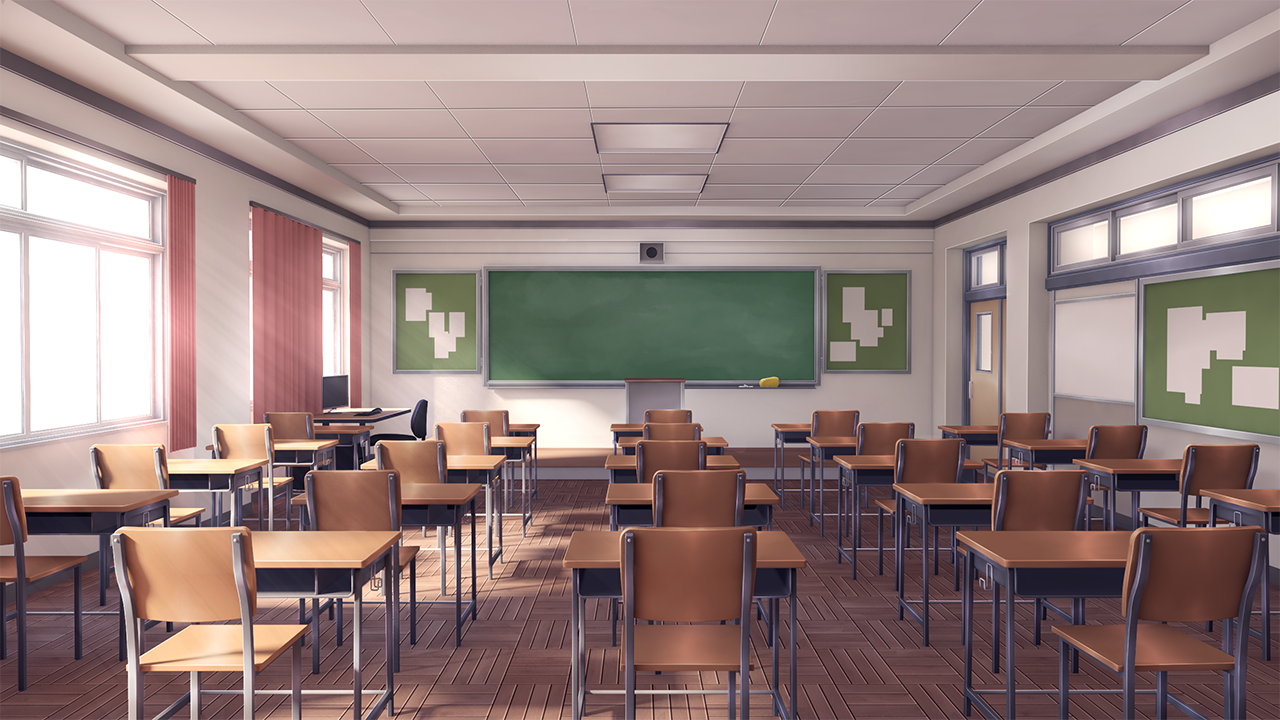
#> input picture resources/images/bg/class.png, 1280 x 720 px
$ python asciify.py ../resources/images/bg/class.png
#> lines starting #> are read from the running program, lines starting #| are printed output that depends on the picture
#> in runner, image is the input picture: PIL image 1280x720 RGBA; mean R, G, B, A 151, 130, 127.2, 254.9
from PIL import Image

ASCII_CHARS = ['.',',',':',';','+','*','?','%','S','#','@']
ASCII_CHARS = ASCII_CHARS[::-1]

'''
method resize():
    - takes as parameters the image, and the final width
    - resizes the image into the final width while maintaining aspect ratio
'''
def resize(image, new_width=150):
#> called with new_width = 150
    (old_width, old_height) = image.size
#> old_width = 1280; old_height = 720
    aspect_ratio = float(old_height)/float(old_width*2)
#> aspect_ratio = 0.281
    new_height = int(aspect_ratio * new_width)
#> new_height = 42
    new_dim = (new_width, new_height)
#> new_dim = (150, 42)
    new_image = image.resize(new_dim)
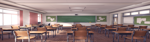
#> new_image: PIL image 150x42 RGBA; mean R, G, B, A 150.9, 129.9, 127.1, 255; transparent parts drawn white
    return new_image
'''
method grayscalify():
    - takes an image as a parameter
    - returns the grayscale version of image
'''
def grayscalify(image):
    return image.convert('L')
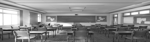
#> returned value: PIL image 150x42 L; min 19, max 255, mean 135.9

'''
method modify():
    - replaces every pixel with a character whose intensity is similar
'''
def modify(image, buckets=25):
#> called with buckets = 25
    initial_pixels = list(image.getdata())
#> initial_pixels = 6300 values, max 255 at index 1500, min 19 at index 3940, mean 135.9
    new_pixels = [ASCII_CHARS[pixel_value//buckets] for pixel_value in initial_pixels]
#> new_pixels = 6300 items, first 6: ';', ';', ';', '+', '+', '*'
    return ''.join(new_pixels)

'''
method do():
    - does all the work by calling all the above functions
'''
def do(image, new_width=150):
    image = resize(image)
    image = grayscalify(image)

    pixels = modify(image)
    len_pixels = len(pixels)
#> len_pixels = 6300

    # Construct the image from the character list
    new_image = [pixels[index:index+new_width] for index in range(0, len_pixels, new_width)]
#> new_image = 42 items

    return '\n'.join(new_image)

'''
method runner():
    - takes as parameter the image path and runs the above code
    - handles exceptions as well
    - provides alternative output options
'''
def runner(path):
    image = None
    try:
        image = Image.open(path)
    except Exception:
        print("Unable to find image in",path)
        #print(e)
        return
    image = do(image)

    # Else, to write into a file
    # Note: This text file will be created by default under
    #       the same directory as this python file,
    #       NOT in the directory from where the image is pulled.
    return image

'''
method main():
    - reads input from console
    - profit
'''
if __name__ == '__main__':
    import sys
    import urllib.request
    if sys.argv[1].startswith('http://') or sys.argv[1].startswith('https://'):
        urllib.request.urlretrieve(sys.argv[1], "asciify.jpg")
        path = "asciify.jpg"
    else:
        path = sys.argv[1]
    runner(path)

$ run again, on resources/images/bg/corridor.png
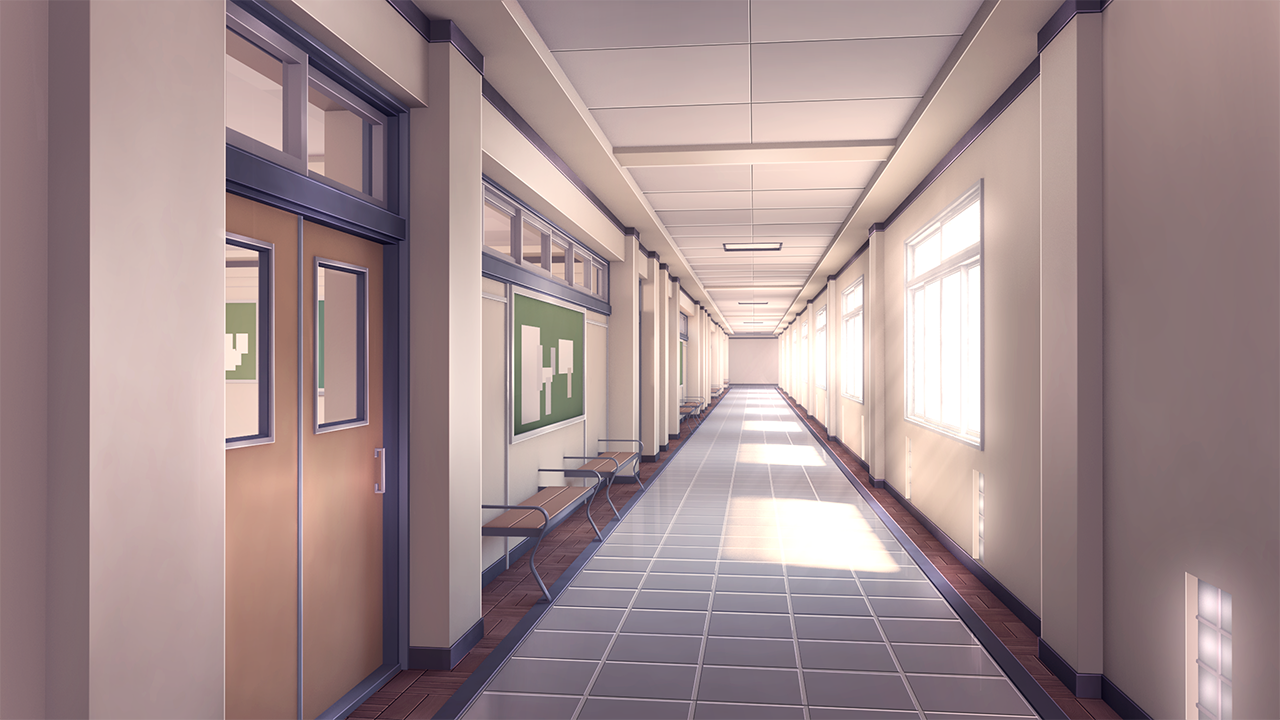
#> input picture resources/images/bg/corridor.png, 1280 x 720 px
#> in runner, image is the input picture: PIL image 1280x720 RGBA; mean R, G, B, A 162.6, 141.4, 142.1, 254.9
#> in resize, `new_image = image.resize(new_dim)`:
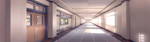
#> new_image: PIL image 150x42 RGBA; mean R, G, B, A 162.6, 141.3, 142.1, 255; transparent parts drawn white
#> in grayscalify, `return image.convert('L')`:
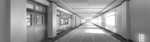
#> returned value: PIL image 150x42 L; min 19, max 255, mean 147.8
#> initial_pixels = 6300 values, max 255 at index 2061, min 19 at index 6129, mean 147.8
#> new_pixels = 6300 items, first 6: '*', '*', '*', '?', '?', '?'
#> len_pixels = 6300
#> in do, `new_image = [pixels[index:index+new_width] for index in range(0, len_p..`: new_image = 42 items

$ run again, on resources/images/bg/house.png
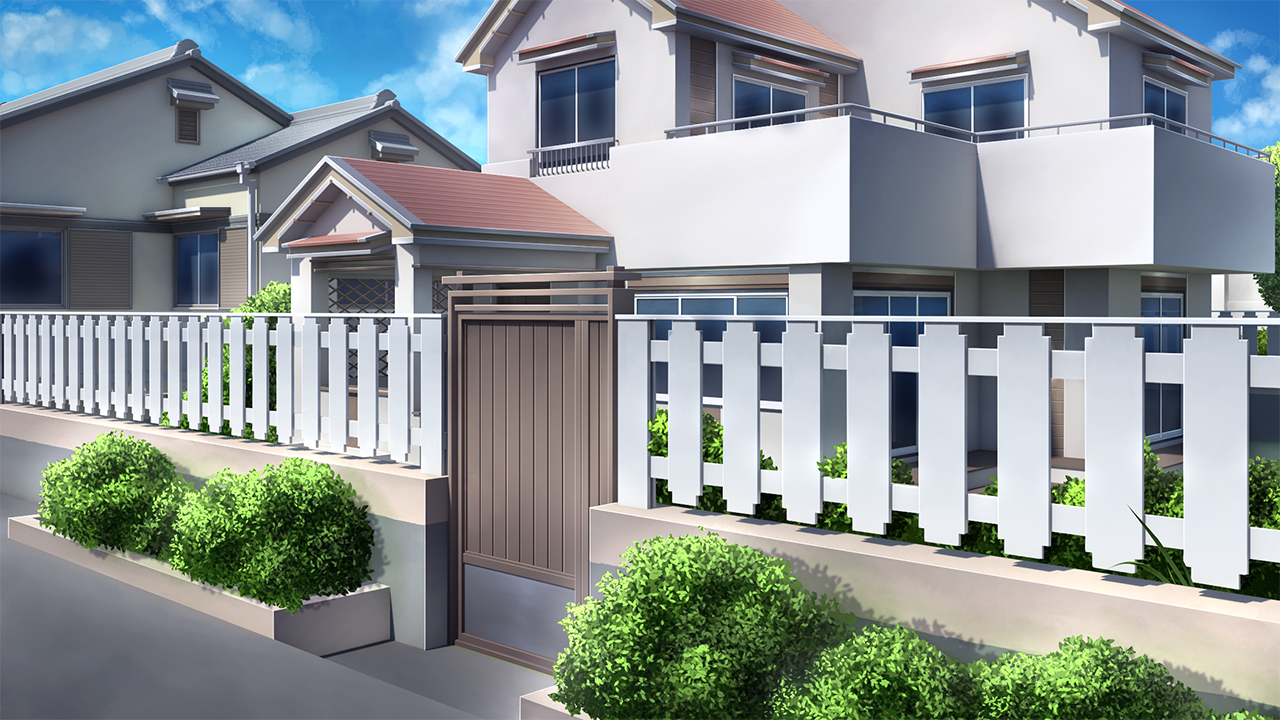
#> input picture resources/images/bg/house.png, 1280 x 720 px
#> in runner, image is the input picture: PIL image 1280x720 RGBA; mean R, G, B, A 138.8, 148.4, 148.4, 254.9
#> in resize, `new_image = image.resize(new_dim)`:
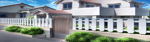
#> new_image: PIL image 150x42 RGBA; mean R, G, B, A 138.8, 148.4, 148.4, 254.9; transparent parts drawn white
#> in grayscalify, `return image.convert('L')`:
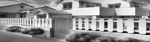
#> returned value: PIL image 150x42 L; min 7, max 255, mean 145.5
#> initial_pixels = 6300 values, max 255 at index 1598, min 7 at index 4439, mean 145.5
#> new_pixels = 6300 items, first 6: '*', '*', '*', '*', '*', '*'
#> len_pixels = 6300
#> in do, `new_image = [pixels[index:index+new_width] for index in range(0, len_p..`: new_image = 42 items
